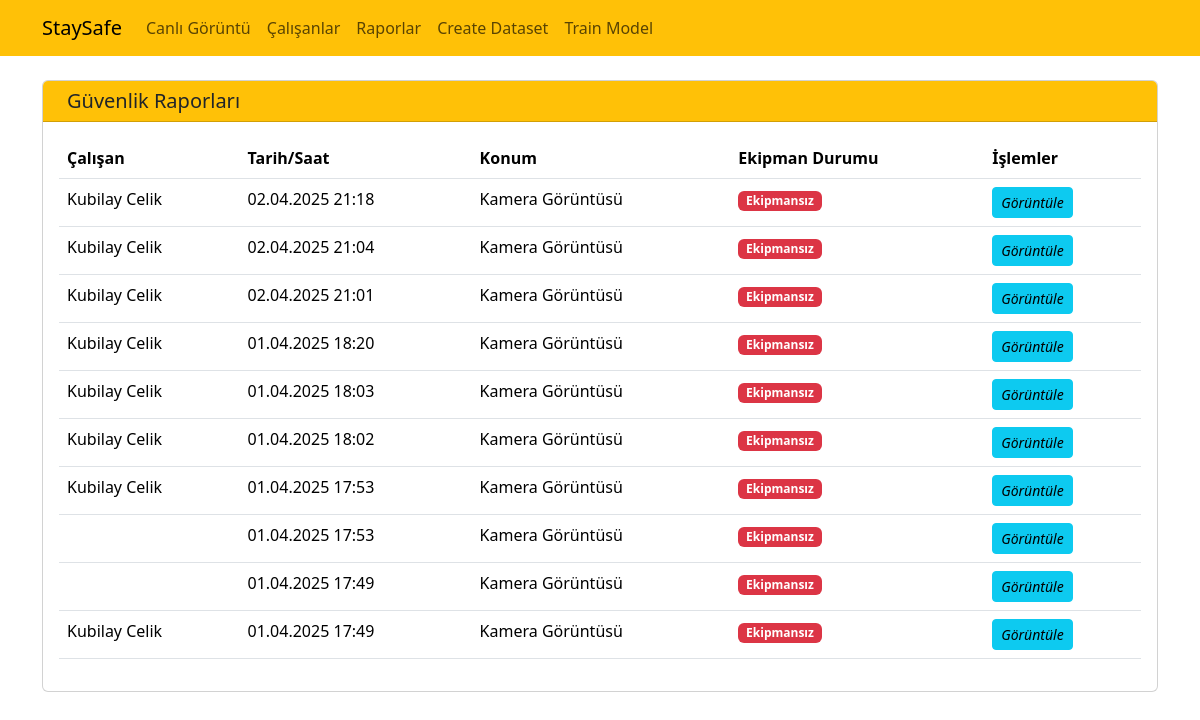
The page /reports/ on the database as committed earlier.
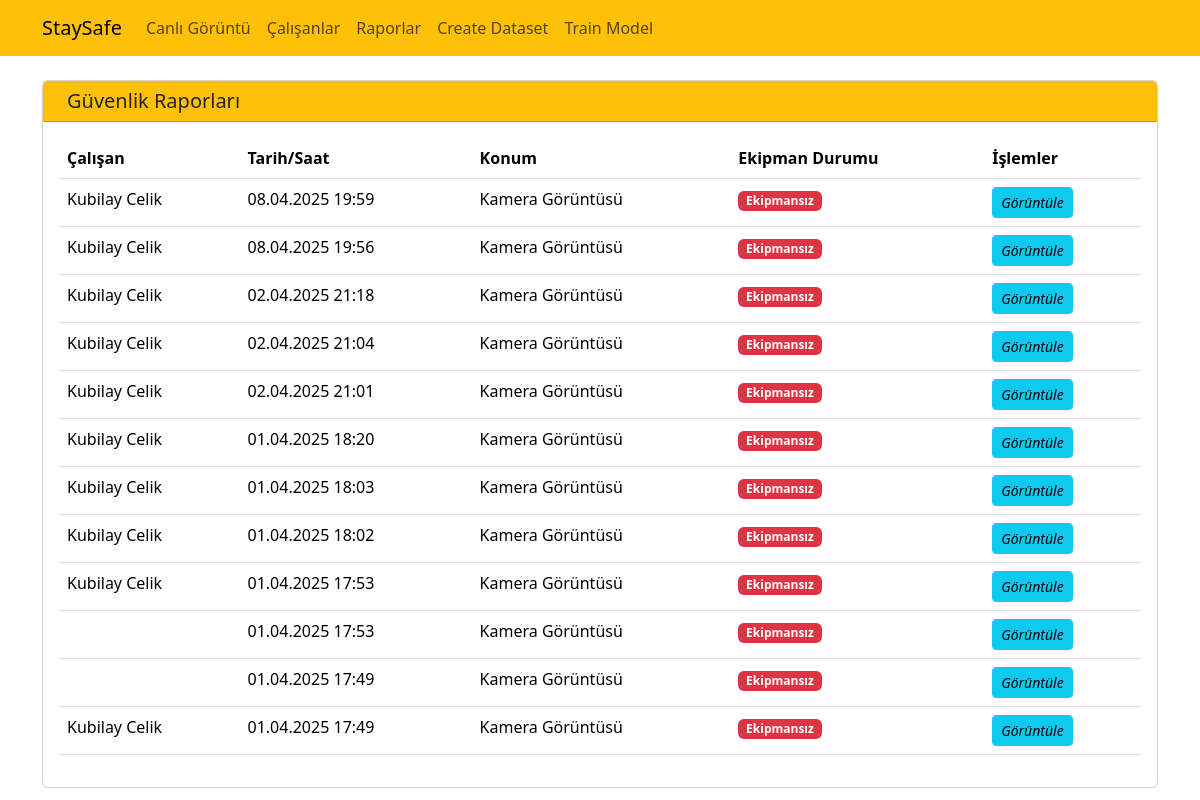
The same page on the database as committed later.
### reports/models.py (models this page shows, shortened)
class EmployeeReport(models.Model):
    employee = models.ForeignKey(Employee, on_delete=models.SET_NULL, related_name='reports', null=True, blank=True)
    timestamp = models.DateTimeField(auto_now_add=True)
    image = models.ImageField(upload_to='reports/')
    is_equipped = models.BooleanField(default=False)
    location = models.CharField(max_length=200, blank=True)
    notes = models.TextField(blank=True)
    missing_equipment = models.TextField(blank=True, verbose_name="Eksik Ekipmanlar")
    reported_pozisyon = models.CharField(max_length=100, null=True, blank=True, verbose_name="Rapor Anındaki Pozisyon")
    reported_vardiya = models.CharField(max_length=50, null=True, blank=True, verbose_name="Rapor Anındaki Vardiya")
    reported_supervizor_name = models.CharField(max_length=200, null=True, blank=True, verbose_name="Rapor Anındaki Süpervizör")
    class Meta:
        ordering = ['-timestamp']
        verbose_name = 'Çalışan Raporu'
        verbose_name_plural = 'Çalışan Raporları'

### employees/models.py (models this page shows, shortened)
class Employee(models.Model):
    sicil_no = models.CharField(max_length=10, primary_key=True)
    name = models.CharField(max_length=100)
    surname = models.CharField(max_length=100)
    age = models.IntegerField(null=True, blank=True)
    imageUrl = models.URLField(max_length=300, blank=True, null=True, default="default.jpg")
    pozisyon = models.ForeignKey(Pozisyon, on_delete=models.SET_NULL, null=True, blank=True)
    vardiya = models.ForeignKey(Vardiya, on_delete=models.SET_NULL, null=True, blank=True)

### reports/views.py (the view)
# urls.py: path('', views.report_list, name='report_list'),
def report_list(request):
    reports = EmployeeReport.objects.all() # Tüm raporları al (ordering model meta'da tanımlı)
    context = {
        'reports': reports
    }
    return render(request, 'reports/report_list.html', context)

### reports/templates/reports/report_list.html (shortened to what this page needs)
{% extends "layout.html" %}
{% load static %}
{% block content %}
<div class="container mt-4">
    <div class="card">
        <div class="card-header bg-warning">
            <h5 class="card-title mb-0">
                Güvenlik Raporları
            </h5>
        </div>
        <div class="card-body">
            <div class="table-responsive">
                <table class="table table-hover">
                    <thead>
                        <tr>
                            <th>Çalışan</th>
                            <th>Tarih/Saat</th>
                            <th>Konum</th>
                            <th>Ekipman Durumu</th>
                            <th>İşlemler</th>
                        </tr>
                    </thead>
                    <tbody>
                        {% for report in reports %}
                        <tr>
                            <td>{{ report.employee.name }} {{ report.employee.surname }}</td>
                            <td>{{ report.timestamp|date:"d.m.Y H:i" }}</td>
                            <td>{{ report.location|default:"Belirtilmemiş" }}</td>
                            <td>
                                {% if report.is_equipped %}
                                    <span class="badge bg-success">Ekipmanlı</span>
                                {% else %}
                                    <span class="badge bg-danger">Ekipmansız</span>
                                {% endif %}
                            </td>
                            <td>
                                <a href="{% url 'report_detail' report.id %}" class="btn btn-sm btn-info">
                                    <i class="fas fa-eye">Görüntüle</i>
                                </a>
                            </td>
                        </tr>
                        {% empty %}
                        <tr>
                            <td colspan="5" class="text-center">Henüz rapor bulunmamaktadır.</td>
                        </tr>
                        {% endfor %}
                    </tbody>
                </table>
            </div>
        </div>
    </div>
</div>
{% endblock %}

### templates/layout.html (shortened to what this page needs)
{% load static %}
<!DOCTYPE html>
<html lang="en">
<head>
    <link rel="stylesheet" href={% static 'css/bootstrap.min.css' %}/>
</head>
<body>
   {% include 'partials/_nav.html' %}
    {% block content %}     {% endblock  %}
</body>
</html>

### templates/partials/_nav.html
<nav class="navbar navbar-expand-lg bg-warning navbar-light">
    <div class="container">
        <a href="/display/" class="navbar-brand">StaySafe</a>
        <ul class="navbar-nav me-auto">
            <li class="nav-item">
                <a href="/display/index" class="nav-link">Canlı Görüntü</a>
            </li>
            <li class="nav-item">
                <a href="/employees/" class="nav-link">Çalışanlar</a>
            </li>
            <li class="nav-item">
                <a href="/reports" class="nav-link">Raporlar</a>
            </li>
            <li class="nav-item">
                <a href="/face-recognition-train/" class="nav-link">Create Dataset</a>
            </li>
            <li class="nav-item">
                <a href="/face-recognition-train/train" class="nav-link">Train Model</a>
            </li>
        </ul>
    </div>
</nav>

Rows that differ between the two databases and show on the page:
added EmployeeReport: employee.name "Kubilay", employee.surname "Celik", timestamp "08.04.2025 19:59", location "Kamera Görüntüsü", is_equipped "Ekipmansız"
added EmployeeReport: employee.name "Kubilay", employee.surname "Celik", timestamp "08.04.2025 19:56", location "Kamera Görüntüsü", is_equipped "Ekipmansız"
